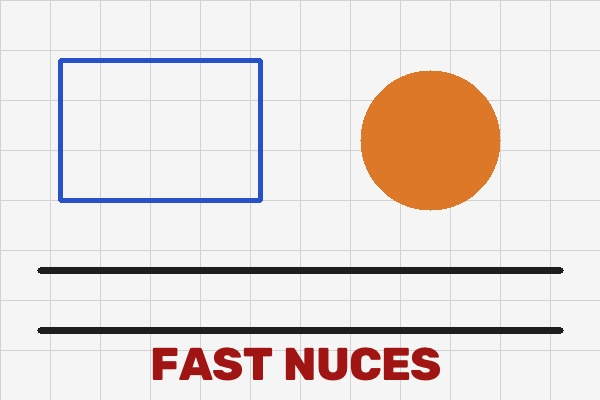
#> input picture lab 7/images/sample.jpg, 600 x 400 px
$ python task1.py
#> lines starting #> are read from the running program, lines starting #| are printed output that depends on the picture; after the words box and inside, x2 and y2 are one past the last pixel; in counts of white or black regions, pixels touching at a corner belong together
import matplotlib
matplotlib.use("Agg")
import os
import time
import glob
import numpy as np
import cv2
import matplotlib.pyplot as plt

os.makedirs("output", exist_ok=True)
sample = cv2.imread("images/sample.jpg")
#> sample is the input picture: shape (400, 600, 3); mean B, G, R 218.1, 221.7, 230.8


def show(ax, im, title=""):
    ax.imshow(im if im.ndim == 2 else cv2.cvtColor(im, cv2.COLOR_BGR2RGB), cmap="gray")
    ax.set_title(title)
    ax.axis("off")


def poly_area(pts):
    pts = np.asarray(pts, float)
    x, y = pts[:, 0], pts[:, 1]
    return 0.5 * abs(np.dot(x, np.roll(y, -1)) - np.dot(y, np.roll(x, -1)))


def order_points(pts):
    pts = np.asarray(pts, np.float32).reshape(4, 2)
    s = pts.sum(axis=1)
    d = np.diff(pts, axis=1).ravel()
    return np.float32([pts[np.argmin(s)], pts[np.argmin(d)], pts[np.argmax(s)], pts[np.argmax(d)]])


def find_quad(image):
    g = cv2.GaussianBlur(cv2.cvtColor(image, cv2.COLOR_BGR2GRAY), (5, 5), 0)
    _, th = cv2.threshold(g, 0, 255, cv2.THRESH_BINARY + cv2.THRESH_OTSU)
    th = cv2.morphologyEx(th, cv2.MORPH_CLOSE, np.ones((9, 9), np.uint8))
    cs, _ = cv2.findContours(th, cv2.RETR_EXTERNAL, cv2.CHAIN_APPROX_SIMPLE)
    c = max(cs, key=cv2.contourArea)
    approx = cv2.approxPolyDP(c, 0.02 * cv2.arcLength(c, True), True)
    if len(approx) != 4:
        approx = cv2.boxPoints(cv2.minAreaRect(c))
    return order_points(approx)


def quad_size(q):
    tl, tr, br, bl = q
    w = int(max(np.linalg.norm(tr - tl), np.linalg.norm(br - bl)))
    h = int(max(np.linalg.norm(bl - tl), np.linalg.norm(br - tr)))
    return w, h


sh, sw = sample.shape[:2]
#> sh = 400; sw = 600
CW, CH = 900, 700
ox, oy = (CW - sw) // 2, (CH - sh) // 2
#> ox = 150; oy = 150
base = np.full((CH, CW, 3), 240, np.uint8)
base[oy:oy + sh, ox:ox + sw] = sample
cv2.rectangle(base, (ox, oy), (ox + sw - 1, oy + sh - 1), (0, 0, 255), 3)
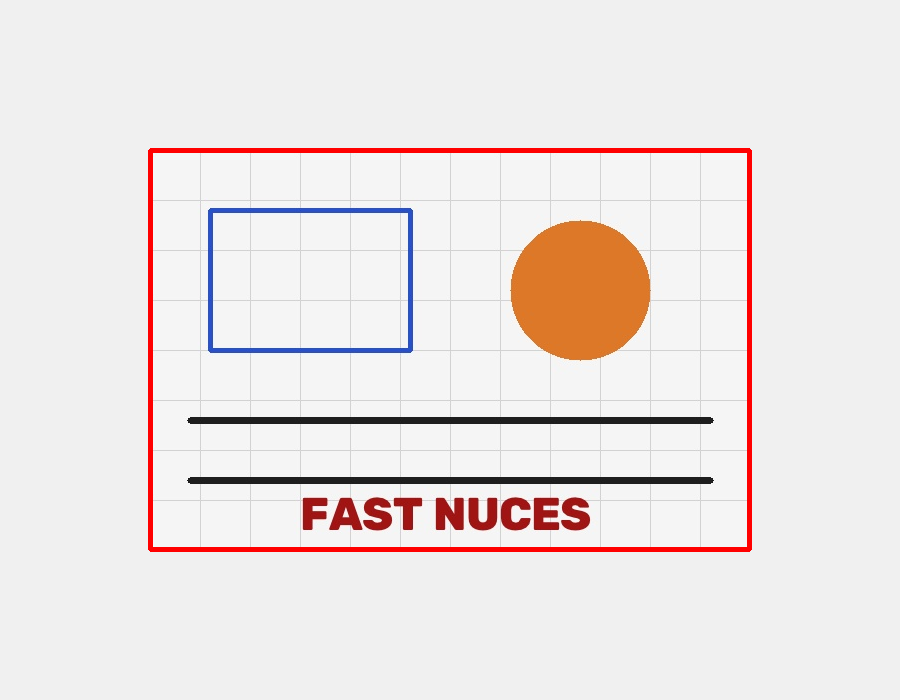
#> base: shape (700, 900, 3); mean B, G, R 227.9, 229.2, 236.7
box = np.float32([[ox, oy], [ox + sw, oy], [ox + sw, oy + sh], [ox, oy + sh]])
cx, cy = CW / 2, CH / 2


def about_centre(M):
    C = np.array([[1, 0, cx], [0, 1, cy], [0, 0, 1]], float)
    Ci = np.array([[1, 0, -cx], [0, 1, -cy], [0, 0, 1]], float)
    return C @ M @ Ci


def rot2(deg):
    a = np.deg2rad(deg)
    return np.array([[np.cos(a), -np.sin(a), 0], [np.sin(a), np.cos(a), 0], [0, 0, 1]])


transforms = {
    "Translation (+140, +90)": np.array([[1, 0, 140], [0, 1, 90], [0, 0, 1]], float),
    "Rotation 25 deg": about_centre(rot2(25)),
    "Scaling (1.4, 0.7)": about_centre(np.diag([1.4, 0.7, 1.0])),
    "Shear x 0.35": about_centre(np.array([[1, 0.35, 0], [0, 1, 0], [0, 0, 1]], float)),
    "Shear y 0.30": about_centre(np.array([[1, 0, 0], [0.30, 1, 0], [0, 0, 1]], float)),
}

fig, axes = plt.subplots(2, 3, figsize=(15, 9))
show(axes[0, 0], base, "Original")
a0 = poly_area(box)
#> a0 = 240000
print(f"{'Transform':26s}{'area ratio':>12s}{'det(A)':>10s}{'corner angle':>14s}")
for ax, (name, M) in zip(axes.ravel()[1:], transforms.items()):
    moved_img = cv2.warpAffine(base, M[:2], (CW, CH), borderValue=(240, 240, 240))
    moved = cv2.perspectiveTransform(box.reshape(-1, 1, 2), M).reshape(-1, 2)
    v1, v2 = moved[1] - moved[0], moved[3] - moved[0]
    ang = np.degrees(np.arccos(np.dot(v1, v2) / (np.linalg.norm(v1) * np.linalg.norm(v2))))
    print(f"{name:26s}{poly_area(moved) / a0:12.3f}{np.linalg.det(M[:2, :2]):10.3f}{ang:14.1f}")
    show(ax, moved_img, name)
plt.tight_layout()
plt.savefig("output/q1a_2d_transforms.png", dpi=120)
plt.close()


L = np.array([[0, 0], [3, 0], [3, 1], [1, 1], [1, 3], [0, 3]], float)
height = 1.2
n = len(L)
V = np.vstack([np.c_[L, np.zeros(n)], np.c_[L, np.full(n, height)]])
E = [(i, (i + 1) % n) for i in range(n)]
E += [(n + i, n + (i + 1) % n) for i in range(n)]
E += [(i, n + i) for i in range(n)]
Vh = np.c_[V, np.ones(len(V))]
centroid = V.mean(axis=0)


def mat4(R3=None, t=(0, 0, 0)):
    M = np.eye(4)
    if R3 is not None:
        M[:3, :3] = R3
    M[:3, 3] = t
    return M


def rot3(axis, deg):
    v = np.zeros(3)
    v["xyz".index(axis)] = np.deg2rad(deg)
    return cv2.Rodrigues(v)[0]


def about_c(M):
    return mat4(t=centroid) @ M @ mat4(t=-centroid)


combined_R = rot3("z", 40) @ rot3("y", 40) @ rot3("x", 40)
variants = [
    ("Original", np.eye(4)),
    ("Rotate 40 deg about x", about_c(mat4(rot3("x", 40)))),
    ("Rotate 40 deg about y", about_c(mat4(rot3("y", 40)))),
    ("Rotate 40 deg about z", about_c(mat4(rot3("z", 40)))),
    ("Translate (2, -1, 3)", mat4(t=(2, -1, 3))),
    ("Rotate xyz + translate", mat4(t=(2, -1, 3)) @ about_c(mat4(combined_R))),
]

moved_sets = [(name, (M @ Vh.T).T[:, :3]) for name, M in variants]
allp = np.vstack([p for _, p in moved_sets])
lo, hi = allp.min(axis=0) - 0.5, allp.max(axis=0) + 0.5
edge_len = lambda P: np.array([np.linalg.norm(P[i] - P[j]) for i, j in E])

fig = plt.figure(figsize=(16, 9))
for k, (name, P) in enumerate(moved_sets):
    ax = fig.add_subplot(2, 3, k + 1, projection="3d")
    for i, j in E:
        ax.plot3D(*zip(P[i], P[j]), color="tab:blue" if k else "black")
    ax.scatter(*P.T, s=12, color="tab:red")
    ax.set_xlim(lo[0], hi[0])
    ax.set_ylim(lo[1], hi[1])
    ax.set_zlim(lo[2], hi[2])
    ax.set_box_aspect(hi - lo)
    ax.set_title(name)
    ax.set_xlabel("x")
    ax.set_ylabel("y")
    ax.set_zlabel("z")
    print(f"{name:26s} centroid {np.round(P.mean(axis=0), 3)}  max edge-length change {np.abs(edge_len(P) - edge_len(V)).max():.2e}")
plt.tight_layout()
plt.savefig("output/q1b_3d_transforms.png", dpi=120)
plt.close()
print("Combined 4x4 homogeneous matrix:\n", np.round(variants[-1][1], 4))


p = np.array([4.0, 3.0])
ph = np.append(p, 1.0)
print("Cartesian point:", p, "| homogeneous:", ph)
print("Same point written with w = 3:", 3 * ph, "-> divide by w:", (3 * ph)[:2] / (3 * ph)[2])

t = np.array([6.0, -2.0])
Th = np.array([[1, 0, t[0]], [0, 1, t[1]], [0, 0, 1]])
print("Translation as 3x3 product:", (Th @ ph)[:2], "| expected", p + t)

Rm = np.array([[0, -1, 0], [1, 0, 0], [0, 0, 1.0]])
Sm = np.diag([2.0, 2.0, 1.0])
M = Th @ Sm @ Rm
stepwise = Th @ (Sm @ (Rm @ ph))
print("Rotate 90, scale 2, translate in one matrix:\n", M)
print("One matrix result:", (M @ ph)[:2], "| step by step:", stepwise[:2], "| equal:", np.allclose(M @ ph, stepwise))

P = np.array([[1, 0, 0], [0, 1, 0], [0.002, 0.001, 1.0]])
q = P @ ph
print("Projective matrix output:", np.round(q, 4), "-> after dividing by w:", np.round(q[:2] / q[2], 4))

d = np.array([1.0, 2.0, 0.0])
print("Direction with w = 0 after translation:", Th @ d, "(unchanged, translation does not move directions)")
print("The extra coordinate turns translation into a matrix product, lets every transform combine into one matrix, and gives perspective its division by w.")


sh, sw = sample.shape[:2]
src3 = np.float32([[0, 0], [sw - 1, 0], [0, sh - 1]])
#> src3 = [[0, 0], [599, 0], [0, 399]]
dst3 = np.float32([[50, 40], [sw - 90, 10], [90, sh - 30]])
#> dst3 = [[50, 40], [510, 10], [90, 370]]
A = cv2.getAffineTransform(src3, dst3)
affine_img = cv2.warpAffine(sample, A, (sw + 100, sh + 60), borderValue=(255, 255, 255))

fig, axes = plt.subplots(1, 2, figsize=(14, 5))
show(axes[0], sample, "Original")
show(axes[1], affine_img, "After affine transformation")
plt.tight_layout()
plt.savefig("output/q1d_affine.png", dpi=120)
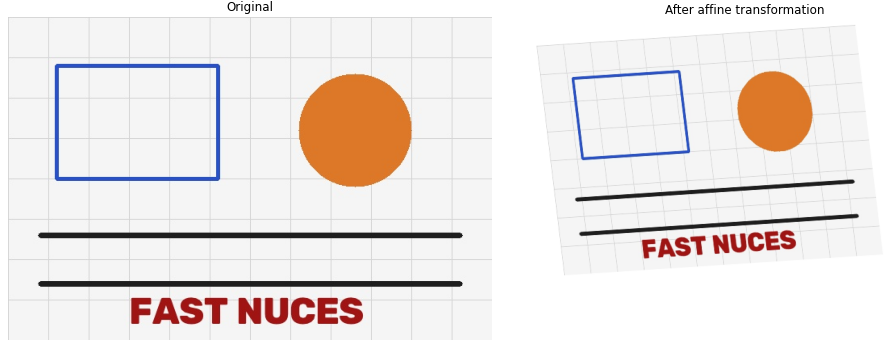
#> figure drawn by matplotlib, 2 panels
plt.close()

A3 = np.vstack([A, [0, 0, 1]])


def apply_pts(pts):
    return (A3 @ np.c_[pts, np.ones(len(pts))].T).T[:, :2]


xs = np.linspace(40, 560, 60)
line1 = np.c_[xs, np.full_like(xs, 270.0)]
line2 = np.c_[xs, np.full_like(xs, 330.0)]
t1, t2 = apply_pts(line1), apply_pts(line2)


def straight_residual(P):
    c = np.polyfit(P[:, 0], P[:, 1], 1)
    return np.abs(np.polyval(c, P[:, 0]) - P[:, 1]).max()


d1 = (t1[-1] - t1[0]) / np.linalg.norm(t1[-1] - t1[0])
#> d1 = [0.998, -0.0651]
d2 = (t2[-1] - t2[0]) / np.linalg.norm(t2[-1] - t2[0])
#> d2 = [0.998, -0.0651]
mid_before = line1[len(xs) // 2 - 1:len(xs) // 2 + 1].mean(axis=0)
mid_after = apply_pts(mid_before[None])[0]
ratio_after = np.linalg.norm(mid_after - t1[0]) / np.linalg.norm(t1[-1] - t1[0])
#> ratio_after = 0.5
ratio_before = np.linalg.norm(mid_before - line1[0]) / np.linalg.norm(line1[-1] - line1[0])
#> ratio_before = 0.5
corner = np.float32([[0, 0], [sw, 0], [0, sh]])
cm = apply_pts(corner)
va, vb = cm[1] - cm[0], cm[2] - cm[0]
angle_after = np.degrees(np.arccos(np.dot(va, vb) / (np.linalg.norm(va) * np.linalg.norm(vb))))
#> angle_after = 86.82

print("Affine matrix A:\n", np.round(A, 4))
#| Affine matrix A:
#|  [[ 0.7679  0.1003 50.    ]
#|  [-0.0501  0.8271 40.    ]]
print("Straightness residual of the two lines after transform:", np.round([straight_residual(t1), straight_residual(t2)], 10))
#| Straightness residual of the two lines after transform: [0. 0.]
print("Direction of the two parallel lines after transform:", np.round(d1, 4), np.round(d2, 4), "| cross product:", round(float(d1[0] * d2[1] - d1[1] * d2[0]), 10))
#| Direction of the two parallel lines after transform: [ 0.9979 -0.0651] [ 0.9979 -0.0651] | cross product: -0.0
print("Length ratio of a midpoint before / after:", round(float(ratio_before), 4), round(float(ratio_after), 4))
#| Length ratio of a midpoint before / after: 0.5 0.5
print("Right angle at the image corner becomes:", round(float(angle_after), 2), "degrees")
#| Right angle at the image corner becomes: 86.82 degrees
print("Area scale factor det(A):", round(float(np.linalg.det(A[:, :2])), 4))
#| Area scale factor det(A): 0.6402
print("Straight lines remain straight:", bool(max(straight_residual(t1), straight_residual(t2)) < 1e-6))
#| Straight lines remain straight: True
print("Parallel lines remain parallel:", bool(abs(d1[0] * d2[1] - d1[1] * d2[0]) < 1e-9))
#| Parallel lines remain parallel: True


book = cv2.imread("images/book_tilted.jpg")
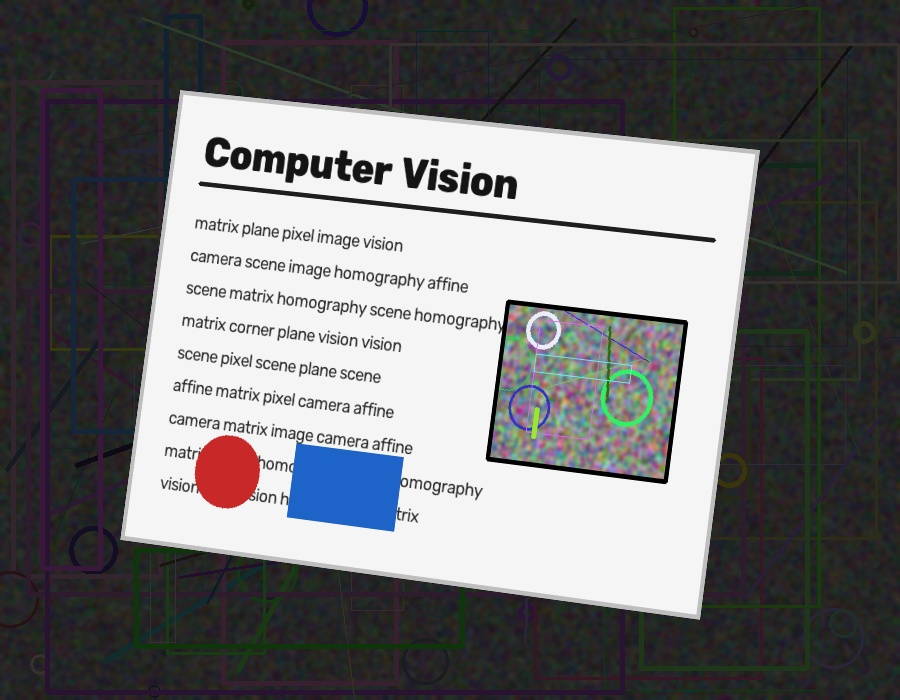
#> input picture lab 7/images/book_tilted.jpg, 900 x 700 px
#> book is the input picture: shape (700, 900, 3); mean B, G, R 112.8, 111.2, 111.3
flat_reference = cv2.imread("images/book_flat_reference.jpg")
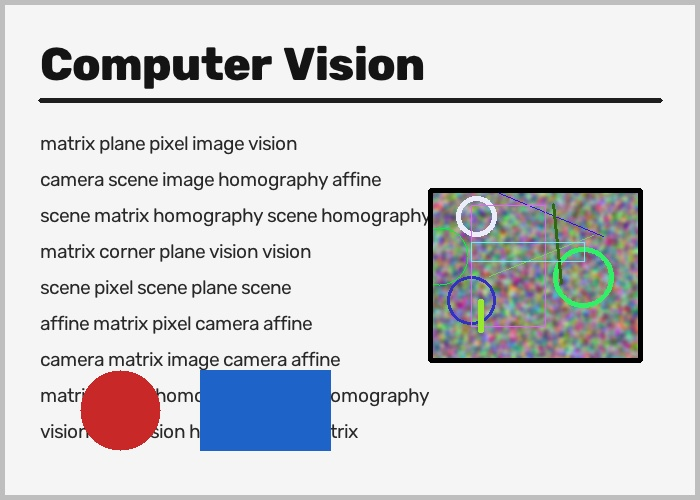
#> input picture lab 7/images/book_flat_reference.jpg, 700 x 500 px
#> flat_reference is the input picture: shape (500, 700, 3); mean B, G, R 213.7, 211, 210.6
true_quad = np.float32([[180, 90], [760, 150], [700, 620], [120, 540]])

corners = find_quad(book)
#> in find_quad, `_, th = cv2.threshold(g, 0, 255, cv2.THRESH_BINARY + cv2.THRESH_OTSU)`: th: shape (700, 900); 37% white; 41 white regions (22 under 20 px), largest, box (x1, y1, x2, y2) and area: (121, 91, 759, 619) 219340, (504, 307, 682, 472) 10497, (522, 405, 567, 462) 760
#> in find_quad, `th = cv2.morphologyEx(th, cv2.MORPH_CLOSE, np.ones((9, 9), np.uint8))`:
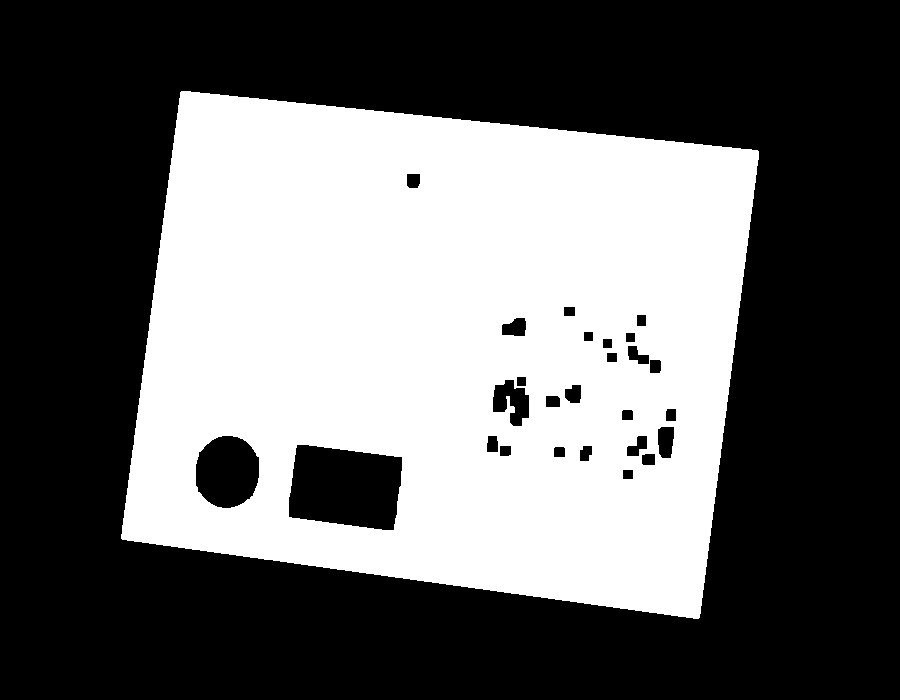
#> th: shape (700, 900); 40.3% white; 1 white region
#> in find_quad, `cs, _ = cv2.findContours(th, cv2.RETR_EXTERNAL, cv2.CHAIN_APPROX_SIMPLE)`: cs = 1 contour; box (x1, y1, x2, y2) and area: (121, 91, 759, 619) 269062
#> in find_quad, `c = max(cs, key=cv2.contourArea)`: c = contour of 520 points, box (x1, y1, x2, y2) (121, 91, 759, 619), area 269062
#> in find_quad, `approx = cv2.approxPolyDP(c, 0.02 * cv2.arcLength(c, True), True)`: approx = [[181, 91], [121, 538], [698, 618], [758, 151]]
#> in order_points, `s = pts.sum(axis=1)`: s = [272, 659, 1316, 909]
#> in order_points, `d = np.diff(pts, axis=1).ravel()`: d = [-90, 417, -80, -607]
#> corners = [[181, 91], [758, 151], [698, 618], [121, 538]]
wd, hd = quad_size(corners)
#> in quad_size, `tl, tr, br, bl = q`: tl = [181, 91]; tr = [758, 151]; br = [698, 618]; bl = [121, 538]
#> in quad_size, `w = int(max(np.linalg.norm(tr - tl), np.linalg.norm(br - bl)))`: w = 582
#> in quad_size, `h = int(max(np.linalg.norm(bl - tl), np.linalg.norm(br - tr)))`: h = 470
#> wd = 582; hd = 470
target = np.float32([[0, 0], [wd - 1, 0], [wd - 1, hd - 1], [0, hd - 1]])
#> target = [[0, 0], [581, 0], [581, 469], [0, 469]]
Hm = cv2.getPerspectiveTransform(corners, target)
#> Hm = [[1.05, 0.141, -203.4], [-0.11, 1.06, -76.17], [7.52e-05, 2.01e-05, 1]]
flat = cv2.warpPerspective(book, Hm, (wd, hd), flags=cv2.INTER_CUBIC)

marked = book.copy()
cv2.polylines(marked, [np.int32(corners)], True, (0, 255, 0), 4)
#> marked: shape (700, 900, 3); 1.63% of pixels changed, all inside (x1, y1, x2, y2) = (119, 89, 761, 621)
for pt in corners:
    cv2.circle(marked, tuple(int(v) for v in pt), 9, (0, 0, 255), -1)
#> this loop made 4 passes
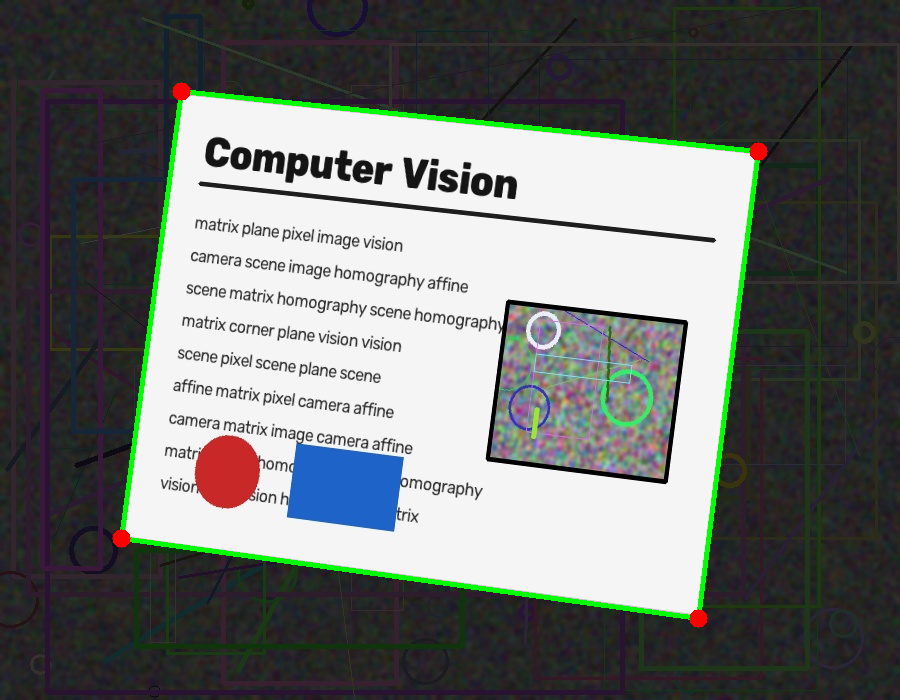
#> marked: shape (700, 900, 3); mean B, G, R 110.2, 112.7, 109.1

fig, axes = plt.subplots(1, 3, figsize=(18, 6))
show(axes[0], book, "Tilted photo")
show(axes[1], marked, "Detected page corners")
show(axes[2], flat, "Corrected with homography")
plt.tight_layout()
plt.savefig("output/q1e_homography.png", dpi=120)
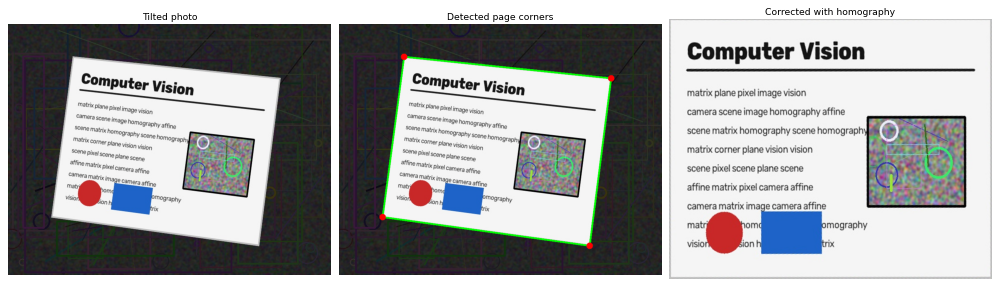
#> figure drawn by matplotlib, 3 panels
plt.close()
cv2.imwrite("output/q1e_flat_book.jpg", flat)

top = corners[1] - corners[0]
#> top = [577, 60]
bottom = corners[2] - corners[3]
#> bottom = [577, 80]
angle_between = np.degrees(np.arccos(np.dot(top, bottom) / (np.linalg.norm(top) * np.linalg.norm(bottom))))
#> angle_between = 1.96
corner_err = np.linalg.norm(corners - true_quad, axis=1)
#> corner_err = [1.41, 2.24, 2.83, 2.24]
mae = np.mean(cv2.absdiff(cv2.resize(flat, (700, 500)), flat_reference))
#> mae = 6.66
print("Detected corners (TL, TR, BR, BL):\n", np.round(corners, 1))
#| Detected corners (TL, TR, BR, BL):
#|  [[181.  91.]
#|  [758. 151.]
#|  [698. 618.]
#|  [121. 538.]]
print("Homography matrix:\n", np.round(Hm, 5))
#| Homography matrix:
#|  [[ 1.0527000e+00  1.4130000e-01 -2.0339714e+02]
#|  [-1.0974000e-01  1.0553700e+00 -7.6174990e+01]
#|  [ 8.0000000e-05  2.0000000e-05  1.0000000e+00]]
print("Output size:", (wd, hd))
#| Output size: (582, 470)
print("Top and bottom page edges differ by", round(float(angle_between), 2), "degrees in the photo (parallel on the real page)")
#| Top and bottom page edges differ by 1.96 degrees in the photo (parallel on the real page)
print("Corner error against the known page position (px):", np.round(corner_err, 2))
#| Corner error against the known page position (px): [1.41 2.24 2.83 2.24]
print("Mean absolute difference from the true flat page:", round(float(mae), 2), "/ 255")
#| Mean absolute difference from the true flat page: 6.66 / 255
